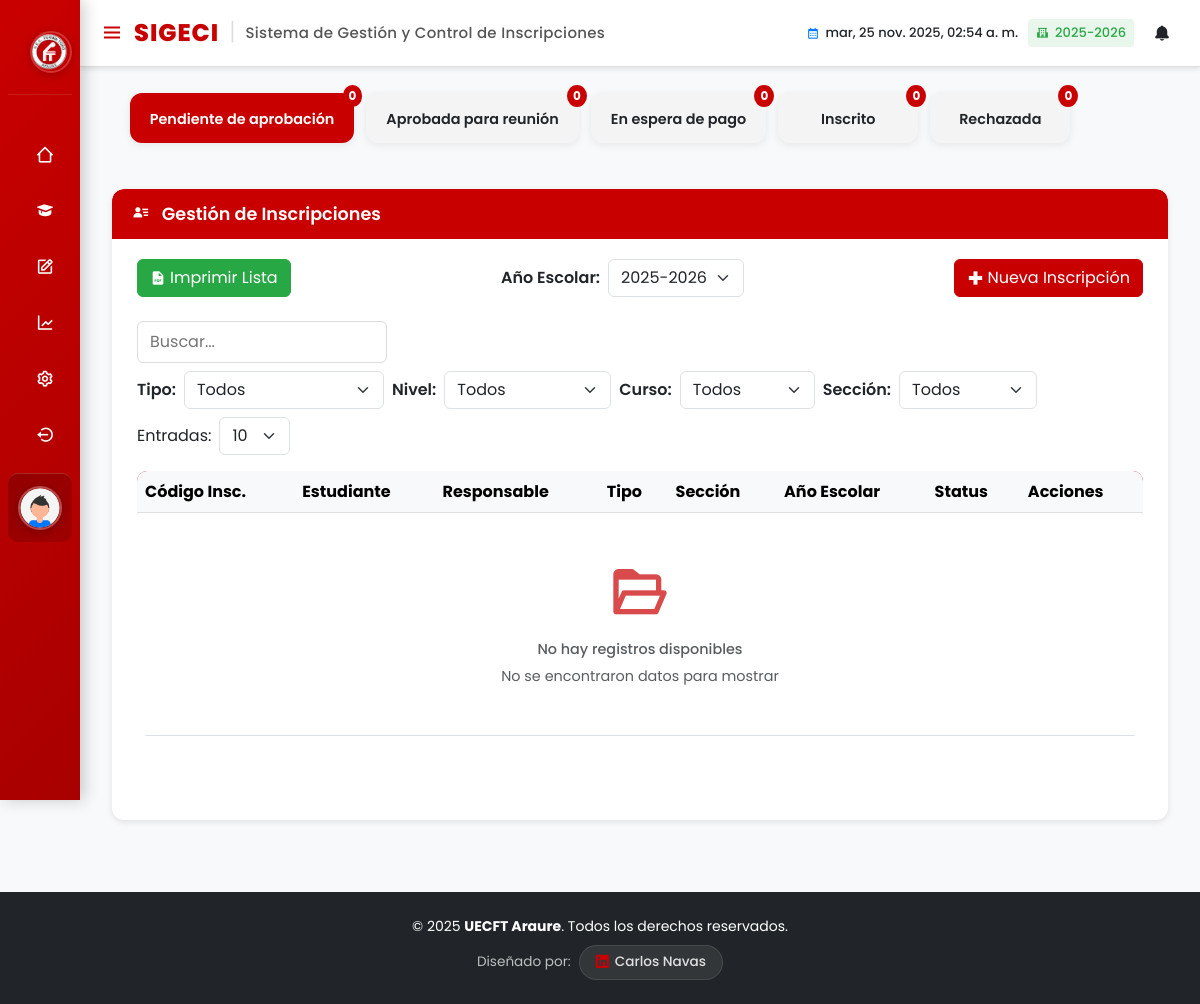
The app's page /vistas/inscripciones/inscripcion/inscripcion.php (signed in) with its own data.
### tables this page shows
CREATE TABLE fecha_escolar (
    IdFecha_Escolar int NOT NULL AUTO_INCREMENT PRIMARY KEY,
    fecha_escolar varchar(50) NOT NULL,
    fecha_activa BOOLEAN NOT NULL DEFAULT FALSE,
    inscripcion_activa BOOLEAN NOT NULL DEFAULT FALSE,
    renovacion_activa BOOLEAN NOT NULL DEFAULT FALSE
);

CREATE TABLE status (
    IdStatus int NOT NULL AUTO_INCREMENT PRIMARY KEY,
    IdTipo_Status int NOT NULL,
    status varchar(50) NOT NULL,
    FOREIGN KEY (IdTipo_Status) REFERENCES tipo_status(IdTipo_Status)
);

### modelos/Status.php (called while the page is built, shortened)
<?php
class Status {
    private $conn;
    public function __construct($db) {
        $this->conn = $db;
    }
    public function obtenerStatusInscripcion() {
        $query = "SELECT IdStatus, status
                  FROM status
                  WHERE IdTipo_Status = 2
                  ORDER BY IdStatus";
        $stmt = $this->conn->prepare($query);
        $stmt->execute();
        return $stmt->fetchAll(PDO::FETCH_ASSOC);
    }
}

### modelos/FechaEscolar.php (called while the page is built, shortened)
<?php
class FechaEscolar {
    private $conexion;
    public function __construct($conexionPDO) {
        $this->conexion = $conexionPDO;
    }
    public function obtenerActivo() {
        $consulta = "SELECT * FROM fecha_escolar WHERE fecha_activa = TRUE LIMIT 1";
        $stmt = $this->conexion->prepare($consulta);
        $stmt->execute();
        return $stmt->fetch(PDO::FETCH_ASSOC);
    }
    public function obtenerTodos() {
        $consulta = "SELECT * FROM fecha_escolar ORDER BY IdFecha_Escolar DESC";
        $stmt = $this->conexion->prepare($consulta);
        $stmt->execute();
        return $stmt->fetchAll(PDO::FETCH_ASSOC);
    }
}
?>

### vistas/inscripciones/inscripcion/inscripcion.php (the view, shortened to what this page needs)
<?php
require_once __DIR__ . '/../../../modelos/Status.php';
require_once __DIR__ . '/../../../modelos/Seccion.php';
require_once __DIR__ . '/../../../modelos/FechaEscolar.php';
$modeloStatus = new Status($conexion);
$modeloFechaEscolar = new FechaEscolar($conexion);
$statuses = $modeloStatus->obtenerStatusInscripcion();
$defaultStatus = 8;
$añoActivo = $modeloFechaEscolar->obtenerActivo();
$añosEscolares = $modeloFechaEscolar->obtenerTodos();
$yearSelected = $añoActivo ? $añoActivo['IdFecha_Escolar'] : ($añosEscolares[0]['IdFecha_Escolar'] ?? '');
?>
<head>
</head>
<?php include '../../layouts/menu.php'; ?>
<?php include '../../layouts/header.php'; ?>
<?php
$statusCounts = [];
foreach ($statuses as $st) {
    $count = 0;
    $statusCounts[$st['IdStatus']] = $count;
}
?>
<div class="container">
    <div class="status-bar-modern" id="status-bar">
        <?php foreach ($statuses as $st):
            $count = $statusCounts[$st['IdStatus']] ?? 0;
        ?>
        <div class="status-step-modern <?= ($st['IdStatus'] == $defaultStatus) ? 'active' : '' ?>"
             data-id="<?= $st['IdStatus'] ?>">
            <span class="status-label"><?= htmlspecialchars($st['status']) ?></span>
            <span class="status-badge"><?= $count ?></span>
        </div>
        <?php endforeach; ?>
    </div>
</div>
<section class="home-section">
    <div class="main-content">
        <div class="container">
            <div class="row justify-content-center">
                <div class="col-12">
                    <div class="card">
                        <div class="card-header">
                            <i class='bx bxs-user-detail'></i> Gestión de Inscripciones
                        </div>
                        <div class="card-body">
                            <div class="d-flex justify-content-between align-items-center mb-3 flex-wrap gap-2">
                                <div class="mb-2">
                                    <button class="btn btn-imprimir d-flex align-items-center" id="btnImprimir">
                                        <i class='bx bxs-file-pdf me-1'></i> Imprimir Lista
                                    </button>
                                </div>
                                <div class="d-flex justify-content-center align-items-center mb-2 flex-grow-1 text-center">
                                    <label for="filtroAnio" class="fw-semibold mb-0 me-2">Año Escolar:</label>
                                    <select id="filtroAnio" class="form-select d-inline-block w-auto text-center">
                                        <?php foreach ($añosEscolares as $año): ?>
                                            <option value="<?= $año['IdFecha_Escolar']; ?>"
                                                <?= $año['IdFecha_Escolar'] == $yearSelected ? 'selected' : ''; ?>>
                                                <?= htmlspecialchars($año['fecha_escolar']); ?>
                                            </option>
                                        <?php endforeach; ?>
                                    </select>
                                </div>
                                <div class="mb-2">
                                    <a href="nuevo_inscripcion.php" id="btnNuevoRegistro" class="btn btn-danger d-flex align-items-center">
                                        <i class='bx bx-plus-medical me-1'></i> Nueva Inscripción
                                    </a>
                                </div>
                            </div>
                            <div class="d-flex flex-wrap justify-content-between align-items-center mb-3 gap-2">
                                <div class="flex-grow-1" style="max-width: 250px;">
                                    <input type="text" class="search-input" id="buscar" placeholder="Buscar...">
                                </div>
                                <div class="d-flex flex-wrap align-items-center gap-2">
                                    <label for="filtroTipoInscripcion" class="fw-semibold mb-0">Tipo:</label>
                                    <select id="filtroTipoInscripcion" class="form-select" style="width:auto;">
                                        <option value="">Todos</option>
                                    </select>
                                    <label for="filtroNivel" class="fw-semibold mb-0">Nivel:</label>
                                    <select id="filtroNivel" class="form-select" style="width:auto;">
                                        <option value="">Todos</option>
                                    </select>
                                    <label for="filtroCurso" class="fw-semibold mb-0">Curso:</label>
                                    <select id="filtroCurso" class="form-select" style="width:auto;">
                                        <option value="">Todos</option>
                                    </select>
                                    <label for="filtroSeccion" class="fw-semibold mb-0">Sección:</label>
                                    <select id="filtroSeccion" class="form-select" style="width:auto;">
                                        <option value="">Todos</option>
                                    </select>
                                </div>
                                <div class="d-flex align-items-center">
                                    <label for="entries" class="me-2">Entradas:</label>
                                    <select id="entries" class="form-select" style="width:auto;">
                                        <option value="10">10</option>
                                    </select>
                                </div>
                            </div>
                            <div class="table-responsive">
                                <table class="table table-hover align-middle" id="tabla-inscripciones">
                                    <thead class="table-light">
                                        <tr>
                                            <th>Código Insc.</th>
                                            <th>Estudiante</th>
                                            <th>Responsable</th>
                                            <th>Tipo</th>
                                            <th>Sección</th>
                                            <th>Año Escolar</th>
                                            <th>Status</th>
                                            <th>Acciones</th>
                                        </tr>
                                    </thead>
                                    <tbody id="table-body"></tbody>
                                </table>
                            </div>
                            <div class="d-flex justify-content-center mt-3">
                            </div>
                        </div>
                    </div>
                </div>
            </div>
        </div>
    </div>
</section>
<?php include '../../layouts/footer.php'; ?>
</body>
</html>

### vistas/layouts/menu.php (shortened to what this page needs)
<?php
$idPersona = $_SESSION['idPersona'];
global $conexion;
try {
    $sql = "SELECT
                p.nombre,
                p.apellido,
                p.foto_perfil,
                p.IdSexo,
                pr.nombre_perfil,
                pr.IdPerfil
            FROM persona p
            INNER JOIN detalle_perfil dp ON p.IdPersona = dp.IdPersona
            INNER JOIN perfil pr ON dp.IdPerfil = pr.IdPerfil
            WHERE p.IdPersona = :idPersona";
    $stmt = $conexion->prepare($sql);
    $stmt->bindParam(':idPersona', $idPersona, PDO::PARAM_INT);
    $stmt->execute();
    $userData = $stmt->fetch(PDO::FETCH_ASSOC);
    $idPerfil = $_SESSION['idPerfil'];
    $fotoPerfil = '../../../assets/images/perfil.png';
    if (!empty($userData['foto_perfil'])) {
        $fotoPerfil = '../../../' . $userData['foto_perfil'];
    } else {
        if ($userData['IdSexo'] == 1) {
            $fotoPerfil = '../../../assets/images/avatar.svg';
        } elseif ($userData['IdSexo'] == 2) {
            $fotoPerfil = '../../../assets/images/avatar_fem.png';
        }
    }
} catch (PDOException $e) {
    error_log("Error crítico en menu.php: " . $e->getMessage());
    session_unset();
    session_destroy();
    echo '
    <script src="https://cdn.jsdelivr.net/npm/sweetalert2@11"></script>
    <script>
        document.addEventListener("DOMContentLoaded", function() {
            Swal.fire({
                title: "Error del Sistema",
                text: "Ocurrió un error al cargar tu información. Por favor, intenta nuevamente.",
                icon: "error",
                confirmButtonText: "Ir al Login",
                confirmButtonColor: "#c90000"
            }).then(() => {
                window.location.href = "../../login/login.php";
            });
        });
    </script>';
    exit;
}
$perfilesInternos = [1, 2, 6, 7, 8, 9, 10];
$perfilesSinAcceso = [2, 3];
$sqlPerfiles = "SELECT IdPerfil FROM detalle_perfil WHERE IdPersona = :idPersona";
$stmtPerfiles = $conexion->prepare($sqlPerfiles);
$stmtPerfiles->bindParam(':idPersona', $idPersona, PDO::PARAM_INT);
$stmtPerfiles->execute();
$todosLosPerfiles = $stmtPerfiles->fetchAll(PDO::FETCH_COLUMN);
$tienePerfilInterno = !empty(array_intersect($todosLosPerfiles, $perfilesInternos));
$esSinAcceso = in_array($idPerfil, $perfilesSinAcceso);
$perfilesConNotificaciones = [1, 6, 7, 8, 9, 10];
$tienePerfilConNotificaciones = !empty(array_intersect($todosLosPerfiles, $perfilesConNotificaciones));
$menuModo = $_SESSION['menu_modo'];
$queryAnoActivo = "SELECT fecha_escolar FROM fecha_escolar WHERE fecha_activa = 1 LIMIT 1";
$stmtAnoActivo = $conexion->prepare($queryAnoActivo);
$stmtAnoActivo->execute();
$anoEscolarActivo = $stmtAnoActivo->fetch(PDO::FETCH_ASSOC);
$nombreAnoEscolar = $anoEscolarActivo ? $anoEscolarActivo['fecha_escolar'] : 'Sin año activo';
?>
<div class="sidebar close">
    <div class="logo-details">
        <img src="../../../assets/images/fermin.png" alt="Logo">
    </div>
    <div class="sidebar-scroll">
        <ul class="nav-links">
            <?php if ($esSinAcceso): ?>
                <li>
                    <a href="../../inicio/inicio/inicio.php">
                        <i class='bx bx-home-alt'></i>
                        <span class="link_name">Inicio</span>
                    </a>
                </li>
                <li>
                    <a href="../../configuracion/contrasena/contrasena.php">
                        <i class='bx bx-lock-alt'></i>
                        <span class="link_name">Conf. Cuenta</span>
                    </a>
                </li>
            <?php elseif ($menuModo === 'admin' && $tienePerfilInterno): ?>
                <li>
                    <a href="../../inicio/inicio/inicio.php">
                        <i class='bx bx-home-alt-2'></i>
                    </a>
                </li>
                <li>
                    <div class="icon-link">
                        <a href="#">
                            <i class='bx bxs-graduation'></i>
                        </a>
                    </div>
                </li>
                <li>
                    <div class="icon-link">
                        <a href="#">
                            <i class='bx bx-edit'></i>
                        </a>
                    </div>
                </li>
                <li>
                    <div class="icon-link">
                        <a href="#">
                            <i class='bx bx-line-chart'></i>
                        </a>
                    </div>
                </li>
                <li>
                    <div class="icon-link">
                        <a href="#">
                            <i class='bx bx-cog'></i>
                        </a>
                    </div>
                </li>
            <?php endif; ?>
            <li>
                <div class="icon-link">
                    <a href="../../../controladores/login/cerrar_sesion.php">
                        <i class='bx bx-log-out-circle'></i>
                    </a>
                </div>
            </li>
            <li>
                <div class="profile-details">
                    <div class="profile-content">
                        <img src="<?php echo htmlspecialchars($fotoPerfil); ?>" alt="Perfil">
                    </div>
                </div>
            </li>
        </ul>
    </div>
</div>
<section class="home-section">
    <div class="home-content">
        <div class="left-section">
            <i class='bx bx-menu'></i>
            <div class="brand-text">
                <span class="acronym">SIGECI</span>
                <span class="separator">|</span>
                <span class="full-name">Sistema de Gestión y Control de Inscripciones</span>
            </div>
        </div>
        <div class="right-section">
            <div class="datetime">
                <i class='bx bx-calendar'></i>
                <span id="current-date-time"></span>
            </div>
            <div class="school-year">
                <i class='bx bxs-school'></i>
                <span><?= htmlspecialchars($nombreAnoEscolar) ?></span>
            </div>
            <?php if ($tienePerfilConNotificaciones): ?>
                <div class="notification" id="notification-btn">
                    <i class='bx bxs-bell' id="notification-btn-icon"></i>
                </div>
            <?php endif; ?>
        </div>
    </div>
</section>

### records on screen
fecha_escolar: fecha_escolar "2025-2026"
status: status "Pendiente de aprobación", IdStatus "0"
status: status "Aprobada para reunión", IdStatus "0"
status: status "En espera de pago", IdStatus "0"
status: status "Inscrito", IdStatus "0"
status: status "Rechazada", IdStatus "0"

### other values on screen
form field value "2025-2026"
